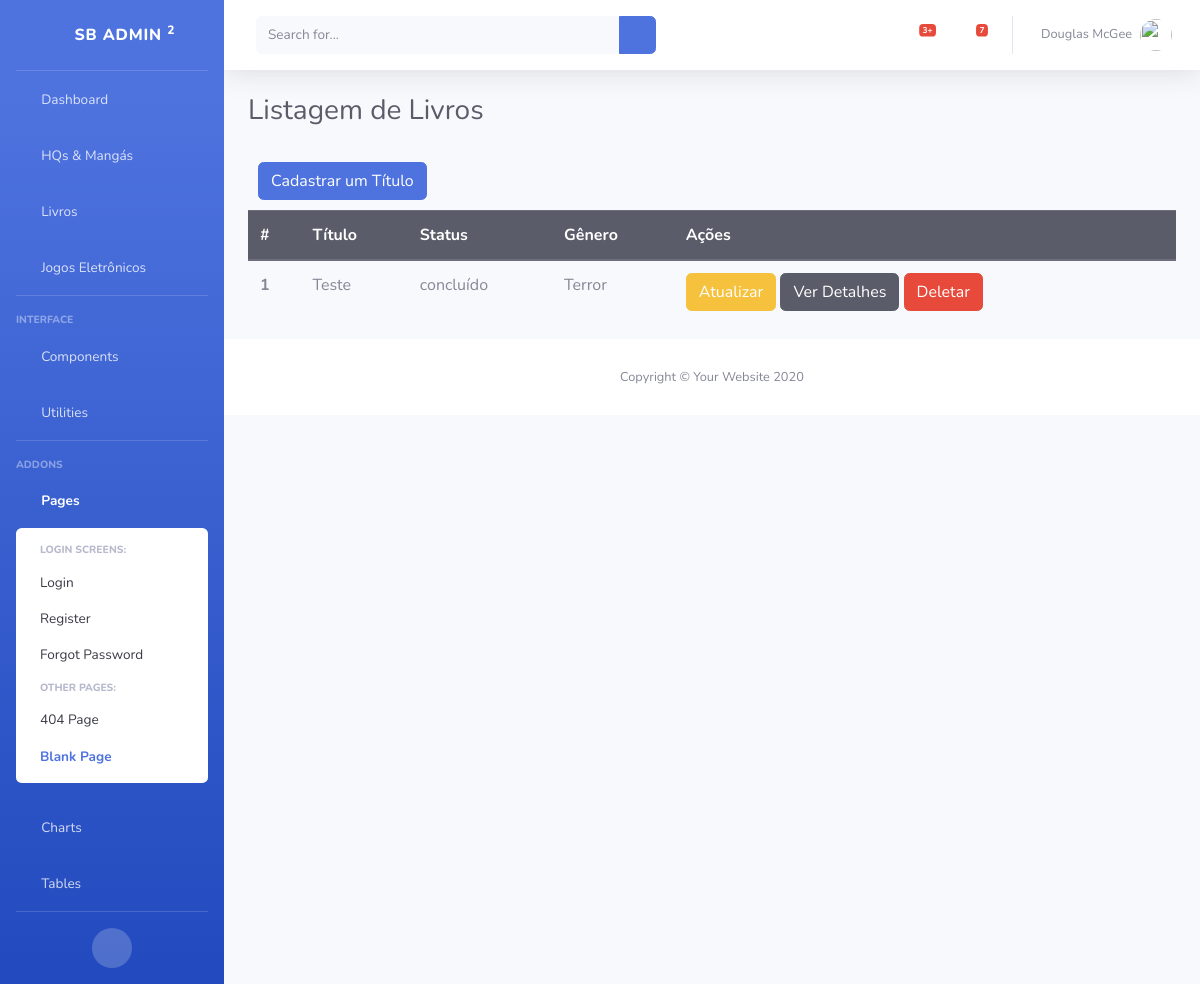
The app's page /pop/lista_livros/, older data.
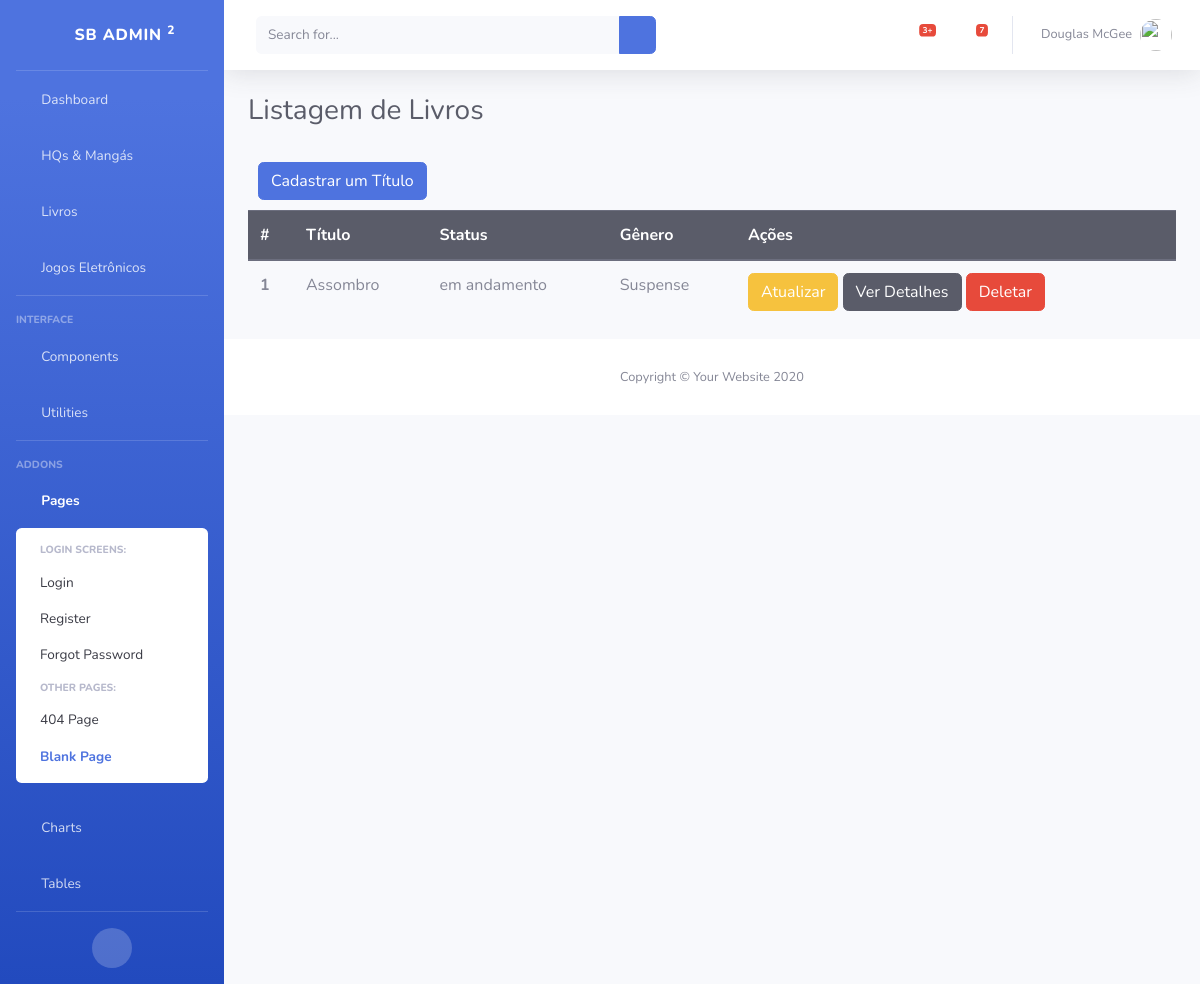
The same page, newer data.
### pop/models/livros.py (models this page shows, shortened)
class Livros(models.Model):
    STATUS_CHOICES = [
        ('concluído', 'Concluído'),
        ('em andamento', 'Em andamento'),
        ('hiatus', 'Hiatus'),
        ('listado', 'Listado'),
    ]
    nome = models.CharField(max_length=200)
    genero = models.ForeignKey(Genero, on_delete=models.DO_NOTHING)
    autor = models.CharField(max_length=200)
    descricao = models.TextField()
    link = models.URLField()
    foto = models.ImageField(upload_to='livros/')
    status = models.CharField(max_length=30, choices=STATUS_CHOICES)

class Genero(models.Model):
    nome = models.CharField(max_length=200)
    def __str__(self):
        return self.nome

### pop/views/livros.py (the view)
# urls.py: path('lista_livros/', LivrosList.as_view(), name='livros_list'),
class LivrosList(ListView):
    model = Livros
    template_name = 'pop/list_livros.html'

### www/templates/pop/list_livros.html
{% extends 'base/base.html' %}
{% load static %}
{% block content %}
                    <div class="container-fluid">
                        <h1 class="h3 mb-4 text-gray-800">Listagem de Livros</h1>
                            <div class="col-md-4">
                                <div class="row">
                                    <a href="{% url 'livros_add' %}" class="btn btn-primary" style="margin: 10px">Cadastrar um Título</a>
                                </div>
                            </div>
                            <table class="table">
                              <thead class="thead-dark">
                                <tr>
                                  <th scope="col">#</th>
                                  <th scope="col">Título</th>
                                  <th scope="col">Status</th>
                                  <th scope="col">Gênero</th>
                                  <th scope="col">Ações</th>
                                </tr>
                              </thead>
                              <tbody>
                              {%  for livro in object_list %}
                                <tr>
                                  <th scope="row">{{ livro.id }}</th>
                                  <td>{{ livro.nome }}</td>
                                  <td>{{ livro.status }}</td>
                                  <td>{{ livro.genero }}</td>
                                  <td>
                                      <a href="{% url 'livros_update' livro.id %}" class="btn btn-warning">Atualizar</a>
                                      <a href="{% url 'livros_detail' livro.id %}" class="btn btn-dark">Ver Detalhes</a>
                                      <a href="{% url 'livros_delete' livro.id %}" class="btn btn-danger">Deletar</a>
                                  </td>
                                </tr>
                              {% endfor %}
                              </tbody>
                            </table>
                    </div>
    {% block footer %}
        {% include 'base/footer.html' %}
    {% endblock footer %}
{% endblock content %}

Row changes from the older to the newer data that the page shows:
changed Livros id 1: nome "Teste" → "Assombro"; status "concluído" → "em andamento"; genero "Terror" → "Suspense"
